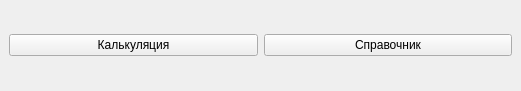
<?xml version="1.0" encoding="UTF-8"?>
<ui version="4.0">
 <class>MainWindow</class>
 <widget class="QMainWindow" name="MainWindow">
  <property name="geometry">
   <rect>
    <x>0</x>
    <y>0</y>
    <width>521</width>
    <height>91</height>
   </rect>
  </property>
  <property name="font">
   <font>
    <family>Segoe UI</family>
   </font>
  </property>
  <property name="windowTitle">
   <string>Маттерхорн</string>
  </property>
  <property name="windowIcon">
   <iconset resource="resources.qrc">
    <normaloff>:/images/logo/images/icon.ico</normaloff>:/images/logo/images/icon.ico</iconset>
  </property>
  <property name="dockOptions">
   <set>QMainWindow::DockOption::AllowTabbedDocks|QMainWindow::DockOption::AnimatedDocks</set>
  </property>
  <widget class="QWidget" name="centralwidget">
   <layout class="QHBoxLayout" name="horizontalLayout">
    <item>
     <widget class="QPushButton" name="calculatorButton">
      <property name="text">
       <string>Калькуляция</string>
      </property>
     </widget>
    </item>
    <item>
     <widget class="QPushButton" name="materialsButton">
      <property name="text">
       <string>Справочник</string>
      </property>
     </widget>
    </item>
   </layout>
  </widget>
 </widget>
 <resources>
  <include location="resources.qrc"/>
 </resources>
 <connections/>
</ui>
